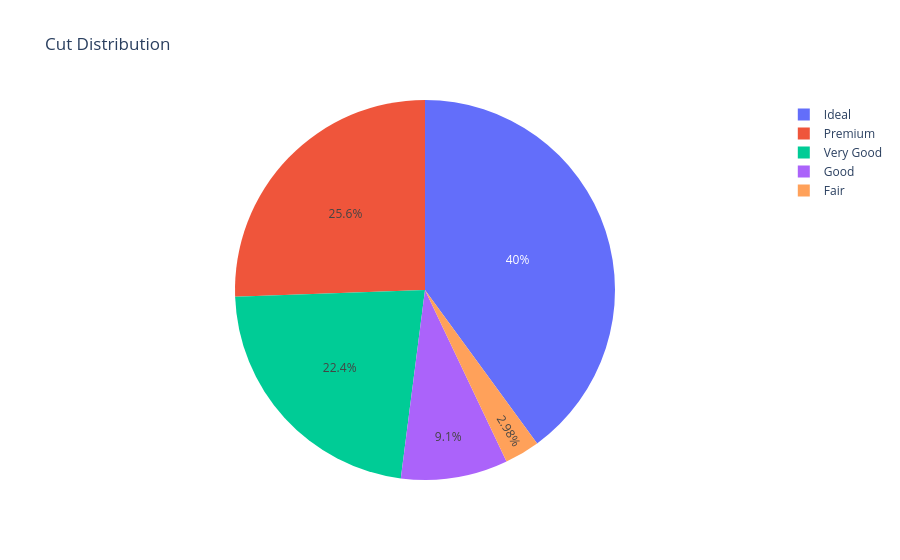

Notebook source saved alongside this figure:
### Code cell
# EDA: Cut distribution
plt.figure(figsize=(8,6))
df['cut'].value_counts().plot(kind='pie', autopct='%1.1f%%')
plt.title('Cut Distribution')
plt.ylabel('')
plt.savefig('../viz/cut_distribution.png')
plt.show()

### Figure 1 — Plotly figure (JSON) as saved in the notebook; plotly's stock layout.template omitted (floating-point values rounded to 4 significant figures; data arrays with more than 128 entries replaced by an {"elided": "..."} marker saying what was removed)
{"data": [{"domain": {"x": [0, 1], "y": [0, 1]}, "hovertemplate": "cut=%{label}<extra></extra>", "labels": {"elided": "53940 str values"}, "legendgroup": "", "name": "", "showlegend": true, "type": "pie"}], "layout": {"legend": {"tracegroupgap": 0}, "title": {"text": "Cut Distribution"}}}
